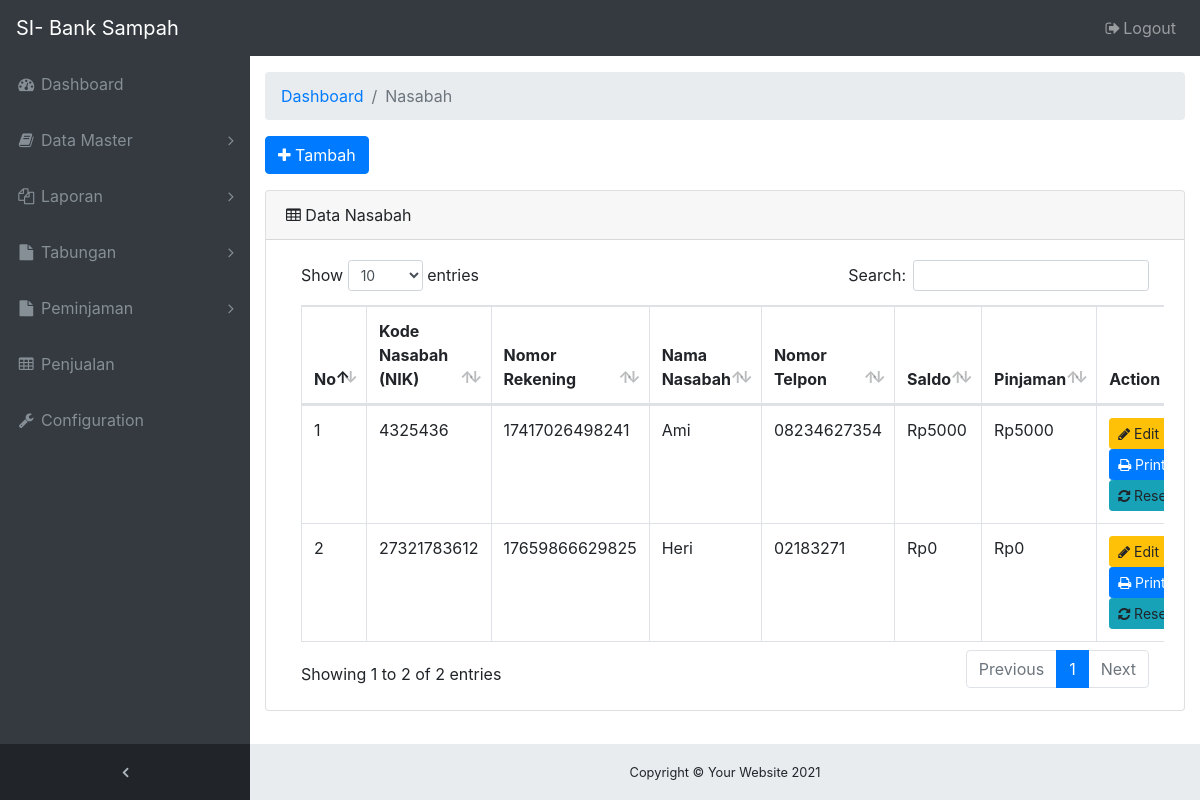
Screenshot of /ADMIN/menu-nasabah.php (signed in) with the database file from the repository.
### tables this page shows
CREATE TABLE `tb_nasabah` (
  `id_nasabah` int(11) NOT NULL,
  `kode_nasabah` varchar(20) NOT NULL,
  `users_id` int(11) NOT NULL,
  `pekerjaan` varchar(15) NOT NULL,
  `tgl_daftar` date NOT NULL,
  `nomor_rekening` varchar(20) NOT NULL,
  `saldo` int(11) NOT NULL,
  `pinjaman` int(11) NOT NULL
);

CREATE TABLE `tb_users` (
  `id` int(11) NOT NULL,
  `nama` varchar(50) NOT NULL,
  `jenis_kelamin` varchar(10) NOT NULL,
  `alamat` varchar(50) NOT NULL,
  `telp` varchar(15) NOT NULL,
  `username` varchar(20) NOT NULL,
  `password` varchar(20) NOT NULL,
  `level_user` int(11) NOT NULL
);

### ADMIN/menu-nasabah.php (the view, shortened to what this page needs)
<!DOCTYPE html>
<html lang="en">
<head>
  <link href="vendor/bootstrap/css/bootstrap.min.css" rel="stylesheet">
  <link href="vendor/font-awesome/css/font-awesome.min.css" rel="stylesheet" type="text/css">
  <link href="vendor/datatables/dataTables.bootstrap4.css" rel="stylesheet">
  <link href="css/sb-admin.css" rel="stylesheet">
  <?php include 'navbar.php'; ?>
</head>
<body class="fixed-nav sticky-footer bg-dark" id="page-top">
  <div class="content-wrapper">
    <div class="container-fluid">
      <ol class="breadcrumb">
        <li class="breadcrumb-item">
          <a href="index.php">Dashboard</a>
        </li>
        <li class="breadcrumb-item active">Nasabah</li>
      </ol>
      <div class="form-group">
        <a href="form-tambah-nasabah.php" class="btn btn-primary"><i class="fa fa-plus"></i> Tambah</a>
      </div>
      <div class="card mb-3">
        <div class="card-header">
          <i class="fa fa-table"></i> Data Nasabah</div>
        <div class="card-body">
          <div class="table-responsive">
            <table class="table table-bordered" id="dataTable" width="100%" cellspacing="0">
              <thead>
                <tr>
                  <th>No</th>
                  <th>Kode Nasabah (NIK)</th>
                  <th>Nomor Rekening</th>
                  <th>Nama Nasabah</th>
                  <th>Nomor Telpon</th>
                  <th>Saldo</th>
                  <th>Pinjaman</th>
                  <th>Action</th>
                </tr>
              </thead>
              <tbody>
                <?php
                include('koneksi_db.php');
                $result = mysqli_query($koneksi, "SELECT n.users_id, n.kode_nasabah, n.nomor_rekening, u.nama, u.telp, n.saldo, n.pinjaman, u.id FROM tb_nasabah n INNER JOIN tb_users u WHERE n.users_id = u.id");
                $nomor = 1;
                ?>
                <?php
                  while($data = mysqli_fetch_array($result)) {
                    echo "<tr>";
                    echo "<td>".$nomor++."</td>";
                    echo "<td>".$data['kode_nasabah']."</td>";
                    echo "<td>".$data['nomor_rekening']."</td>";
                    echo "<td>".$data['nama']."</td>";
                    echo "<td>".$data['telp']."</td>";
                    echo "<td>Rp".$data['saldo']."</td>";
                    echo "<td>Rp".$data['pinjaman']."</td>";
                    echo "<td>
                          <a href='form-edit-nasabah.php?id=".$data['id']."' class = 'btn btn-warning btn-sm'><i class='fa fa-pencil'></i> Edit</a>
                          <a data-href='proses-hapus-nasabah.php?id=".$data['id']."' class = 'btn btn-danger btn-sm' data-toggle='modal' data-target='#konfirmasi_hapus'><i class='fa fa-trash-o'></i> Hapus</a>
                          <a href='print-data-nasabah.php?id=".$data['id']."' class='btn btn-primary btn-sm'><i class='fa fa-print'></i> Print</a>
                          <a data-href='proses-reset-password.php?id=".$data['id']."' class = 'btn btn-info btn-sm' data-toggle='modal' data-target='#konfirmasi_reset'><i class='fa fa-refresh'></i> Reset Password</a>
                          </td>";
                    echo "</tr>";
                  }
                 ?>
              </tbody>
            </table>
          </div>
        </div>
      </div>
    </div>
    <?php include 'footer.php'; ?>
  </div>
</body>
</html>

### ADMIN/css/sb-admin.css (style rules this page uses)
html { position: relative; min-height: 100%; }
body { overflow-x: hidden; }
body.sticky-footer { margin-bottom: 56px; }
body.sticky-footer .content-wrapper { min-height: calc(100vh - 56px - 56px); }
body.fixed-nav { padding-top: 56px; }
.content-wrapper { min-height: calc(100vh - 56px); padding-top: 1rem; }
.content-wrapper { overflow-x: hidden; background: white; }
@media (min-width: 992px) { .content-wrapper { margin-left: 250px; } }

### rows the page displays
tb_nasabah: kode_nasabah "4325436", nomor_rekening "17417026498241", users.nama "Ami", users.telp "08234627354", saldo "5000", pinjaman "5000"
tb_nasabah: kode_nasabah "27321783612", nomor_rekening "17659866629825", users.nama "Heri", users.telp "02183271", saldo "0", pinjaman "0"
